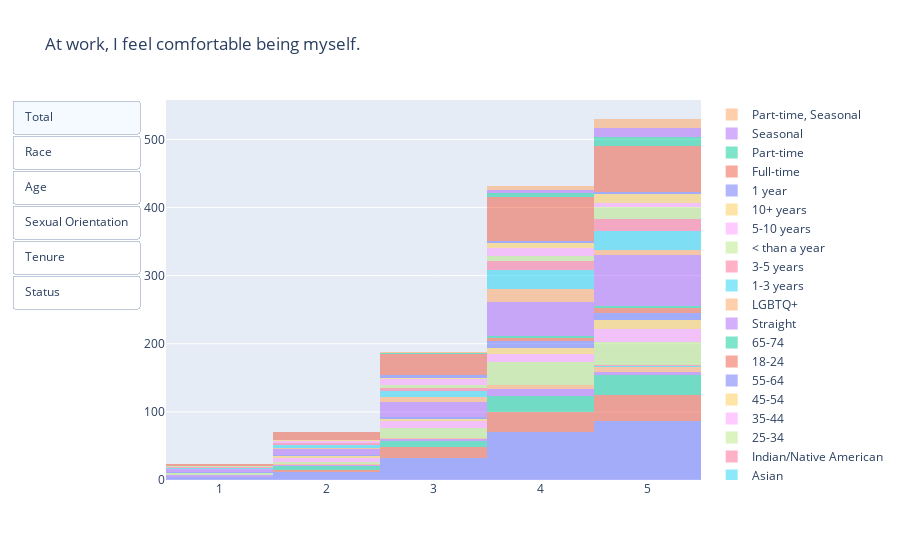

The notebook cell this image was saved under:
### Markdown cell above
### At work, I feel comfortable being myself.

### Code cell
#At work, I feel comfortable being myself.  
#defining list_updatemenus
list_updatemenus = [{'label': 'Total',
                     'method': 'update',
                     'args': [{'visible': [True, False, False, False, False, False, False, False, False, False, False, False, False, False, False, False, False, False, False, False, False, False, False, False, False]}, {'title': 'At work, I feel comfortable being myself.'}]},
                    {'label': 'Race',
                     'method': 'update',
                     'args': [{'visible': [False, True, True, True, True, True, True, False, False, False, False, False, False, False, False, False, False, False, False, False, False, False, False, False, False]}, {'title': 'At work, I feel comfortable being myself.'}]},
                    {'label': 'Age',
                     'method': 'update',
                     'args': [{'visible': [False, False, False, False, False, False, False, True, True, True, True, True, True, False, False, False, False, False, False, False, False, False, False, False, False]}, {'title': 'At work, I feel comfortable being myself.'}]},
                    {'label': 'Sexual Orientation',
                     'method': 'update',
                     'args': [{'visible': [False, False, False, False, False, False, False, False, False, False, False, False, False, True, True, False, False, False, False, False, False, False, False, False, False]}, {'title': 'At work, I feel comfortable being myself.'}]},
                   {'label': 'Tenure',
                     'method': 'update',
                     'args': [{'visible': [False, False, False, False, False, False, False, False, False, False, False, False, False, False, False, True, True, True, True, True, True, False, False, False, False]}, {'title': 'At work, I feel comfortable being myself.'}]},
                   {'label': 'Status',
                     'method': 'update',
                     'args': [{'visible': [False, False, False, False, False, False, False, False, False, False, False, False, False, False, False, False, False, False, False, False, False, True, True, True, True]}, {'title': 'At work, I feel comfortable being myself.'}]}
                   ]
#defining graph objects
x_total = dei['At work, I feel comfortable being myself.  ']
x_white = dei[dei['What is your race? ']=="White"]["At work, I feel comfortable being myself.  "]
x_latinx = dei[dei['What is your race? ']=="Latino/Hispanic"]["At work, I feel comfortable being myself.  "]
x_black = dei[dei['What is your race? ']=="Black/ African American"]["At work, I feel comfortable being myself.  "]
x_two_plus = dei[dei['What is your race? ']=="Two or more Races"]["At work, I feel comfortable being myself.  "]
x_asian = dei[dei['What is your race? ']=="Asian"]["At work, I feel comfortable being myself.  "]
x_first_peoples = dei[dei['What is your race? ']=="Indian/ Native American"]["At work, I feel comfortable being myself.  "]
x_age1 = dei[dei["What is your age?"]=="25-34"]["At work, I feel comfortable being myself.  "]
x_age2 = dei[dei["What is your age?"]=="35-44"]["At work, I feel comfortable being myself.  "]
x_age3 = dei[dei["What is your age?"]=="45-54"]["At work, I feel comfortable being myself.  "]
x_age4 = dei[dei["What is your age?"]=="55-64"]["At work, I feel comfortable being myself.  "]
x_age5 = dei[dei["What is your age?"]=="18-24"]["At work, I feel comfortable being myself.  "]
x_age6 = dei[dei["What is your age?"]=="65-74"]["At work, I feel comfortable being myself.  "]
x_straight = dei[dei["What is your sexual orientation?"]=="Straight"]["At work, I feel comfortable being myself.  "]
x_lgbtq = dei[dei["What is your sexual orientation?"]=="LGBTQ+"]["At work, I feel comfortable being myself.  "]
x_tenure1 = dei[dei["How long have you worked for FC?"]=="1-3 years"]["At work, I feel comfortable being myself.  "]
x_tenure2 = dei[dei["How long have you worked for FC?"]=="3-5 years"]["At work, I feel comfortable being myself.  "]
x_tenure3 = dei[dei["How long have you worked for FC?"]=="Less than a year"]["At work, I feel comfortable being myself.  "]
x_tenure4 = dei[dei["How long have you worked for FC?"]=="5-10 years"]["At work, I feel comfortable being myself.  "]
x_tenure5 = dei[dei["How long have you worked for FC?"]=="10+ years"]["At work, I feel comfortable being myself.  "]
x_tenure6 = dei[dei["How long have you worked for FC?"]=="1 year"]["At work, I feel comfortable being myself.  "]
x_status1 = dei[dei["What is your employment status?"]=="Full-time"]["At work, I feel comfortable being myself.  "]
x_status2 = dei[dei["What is your employment status?"]=="Part-time"]["At work, I feel comfortable being myself.  "]
x_status3 = dei[dei["What is your employment status?"]=="Seasonal"]["At work, I feel comfortable being myself.  "]
x_status4 = dei[dei["What is your employment status?"]=="Part-time, Seasonal"]["At work, I feel comfortable being myself.  "]
#defining data
data=[go.Histogram(x=x_total,name='   ',opacity = .5),
      go.Histogram(x=x_white,name='White',opacity = .5),
      go.Histogram(x=x_latinx,name='Latino/Hispanic',opacity = .5),
      go.Histogram(x=x_black,name='Black/African American',opacity = .5),
      go.Histogram(x=x_two_plus,name='Two or more Races',opacity = .5),
      go.Histogram(x=x_asian,name='Asian',opacity = .5),
      go.Histogram(x=x_first_peoples,name='Indian/Native American',opacity = .5),
      go.Histogram(x=x_age1,name='25-34', opacity = .5),
      go.Histogram(x=x_age2,name='35-44',opacity = .5),
      go.Histogram(x=x_age3,name='45-54',opacity = .5),
      go.Histogram(x=x_age4,name='55-64',opacity = .5),
      go.Histogram(x=x_age5,name='18-24',opacity = .5),
      go.Histogram(x=x_age6,name='65-74',opacity = .5),
      go.Histogram(x=x_straight,name='Straight',opacity = .5),
      go.Histogram(x=x_lgbtq,name='LGBTQ+',opacity = .5),
      go.Histogram(x=x_tenure1,name='1-3 years',opacity = .5),
      go.Histogram(x=x_tenure2,name='3-5 years',opacity = .5),
      go.Histogram(x=x_tenure3,name='< than a year',opacity = .5),
      go.Histogram(x=x_tenure4,name='5-10 years',opacity = .5),
      go.Histogram(x=x_tenure5,name='10+ years',opacity = .5),
      go.Histogram(x=x_tenure6,name='1 year',opacity = .5),
      go.Histogram(x=x_status1,name='Full-time',opacity = .5),
      go.Histogram(x=x_status2,name='Part-time',opacity = .5),
      go.Histogram(x=x_status2,name='Seasonal',opacity = .5),
      go.Histogram(x=x_status2,name='Part-time, Seasonal',opacity = .5)
     
     ]


#defining layout
layout=go.Layout(title='At work, I feel comfortable being myself.',updatemenus=list([dict(buttons= list_updatemenus,type = 'buttons')]),barmode='stack')

#defining layout and plotting
fig = go.Figure(data,layout)
fig.show()

### Figure 1 — Plotly figure (JSON) as saved in the notebook; plotly's stock layout.template omitted (floating-point values rounded to 4 significant figures; data arrays with more than 128 entries replaced by an {"elided": "..."} marker saying what was removed)
{"data": [{"name": "   ", "opacity": 0.5, "type": "histogram", "x": {"elided": "205 int values"}}, {"name": "White", "opacity": 0.5, "type": "histogram", "x": [3, 5, 3, 4, 4, 4, 4, 4, 4, 4, 5, 4, 3, 4, 2, 4, 4, 4, 5, 5, 3, 3, 3, 5, 3, 3, 4, 5, 3, 4, 5, 3, 4, 5, 4, 5, 4, 3, 4, 5, 5, 4, 5, 3, 4, 4, 3, 5, 4, 3, 4, 5, 2, 5, 4, 5, 5, 4, 5, 4, 5, 4, 5, 5, 5, 5, 4, 3, 5, 5, 5, 5, 5, 5, 5, 5, 5, 4, 5, 5, 5, 5, 3, 5, 5, 5]}, {"name": "Latino/Hispanic", "opacity": 0.5, "type": "histogram", "x": [3, 3, 4, 2, 2, 5, 4, 5, 2, 4, 3, 4, 5, 2, 3, 1, 3, 2, 3, 4, 2, 3, 5, 5, 5, 4, 3, 5, 4, 5, 3, 4, 4, 5, 5, 4, 5, 5, 4, 5, 4, 4, 4, 5, 4, 4, 4, 4, 5, 4, 5, 5, 4, 5, 5, 4, 5, 5, 5, 5, 5, 5, 5, 5, 5, 4, 4, 5]}, {"name": "Black/African American", "opacity": 0.5, "type": "histogram", "x": [4, 1, 1, 3, 1, 4, 4, 5, 4, 3, 5, 2, 4, 2, 4, 4, 5, 5, 3, 4, 5, 4, 4, 4]}, {"name": "Two or more Races", "opacity": 0.5, "type": "histogram", "x": [2, 3, 4, 4, 4, 4, 5, 5, 5, 3, 5, 5, 5, 5, 4]}, {"name": "Asian", "opacity": 0.5, "type": "histogram", "x": [2, 5, 5]}, {"name": "Indian/Native American", "opacity": 0.5, "type": "histogram", "x": [5, 4]}, {"name": "25-34", "opacity": 0.5, "type": "histogram", "x": [2, 5, 1, 1, 3, 5, 2, 4, 5, 4, 4, 4, 3, 4, 5, 4, 3, 3, 3, 4, 3, 5, 5, 5, 3, 4, 4, 5, 5, 4, 4, 4, 4, 5, 5, 4, 5, 5, 5, 5, 5, 4, 2, 4, 4, 3, 5, 5, 4, 3, 4, 4, 4, 4, 4, 5, 4, 5, 3, 5, 5, 3, 4, 4, 5, 4, 3, 4, 3, 5, 4, 5, 4, 5, 5, 4, 4, 5, 5, 5, 5, 5, 5, 4, 5, 3]}, {"name": "35-44", "opacity": 0.5, "type": "histogram", "x": [3, 4, 4, 2, 5, 3, 3, 2, 2, 5, 3, 5, 2, 2, 2, 4, 3, 5, 5, 4, 4, 5, 4, 5, 5, 5, 5, 5, 3, 4, 3, 5, 4, 3, 4, 5, 3, 4, 4, 5, 5, 4, 5, 5, 5, 3, 5]}, {"name": "45-54", "opacity": 0.5, "type": "histogram", "x": [4, 5, 5, 4, 4, 1, 4, 5, 5, 4, 5, 5, 4, 2, 4, 3, 3, 3, 4, 5, 5, 5, 2, 4, 5, 5, 5, 5]}, {"name": "55-64", "opacity": 0.5, "type": "histogram", "x": [1, 4, 4, 4, 4, 2, 5, 4, 5, 4, 5, 4, 3, 3, 4, 5, 4, 3, 5, 5, 5, 5, 5, 5, 4]}, {"name": "18-24", "opacity": 0.5, "type": "histogram", "x": [5, 4, 4, 5, 5, 4, 5, 5, 4, 4, 5, 5]}, {"name": "65-74", "opacity": 0.5, "type": "histogram", "x": [4, 5, 4, 5, 5, 3]}, {"name": "Straight", "opacity": 0.5, "type": "histogram", "x": {"elided": "161 int values"}}, {"name": "LGBTQ+", "opacity": 0.5, "type": "histogram", "x": [4, 4, 3, 2, 3, 3, 3, 4, 4, 5, 5, 2, 4, 4, 4, 4, 4, 4, 4, 3, 3, 5, 4, 4, 5, 4, 3, 4, 4, 4, 4, 5, 5, 5, 3]}, {"name": "1-3 years", "opacity": 0.5, "type": "histogram", "x": [3, 2, 5, 5, 4, 3, 1, 5, 4, 5, 4, 4, 5, 4, 4, 3, 2, 2, 5, 4, 3, 4, 5, 4, 5, 3, 4, 5, 5, 5, 4, 4, 5, 5, 5, 5, 5, 4, 4, 5, 5, 3, 4, 4, 4, 5, 4, 2, 4, 4, 5, 5, 4, 4, 3, 4, 4, 5, 4, 4, 2, 4, 4, 5, 5, 5, 5, 3, 5, 4]}, {"name": "3-5 years", "opacity": 0.5, "type": "histogram", "x": [1, 1, 4, 4, 5, 3, 3, 2, 4, 2, 4, 5, 4, 5, 4, 5, 5, 5, 5, 2, 3, 5, 4, 4, 3, 5, 4, 5, 5, 4, 3, 5, 5, 5, 5, 4, 4, 5, 5, 5]}, {"name": "< than a year", "opacity": 0.5, "type": "histogram", "x": [3, 1, 4, 5, 4, 5, 5, 5, 5, 5, 4, 5, 5, 5, 4, 3, 3, 3, 4, 3, 5, 4, 5, 4, 5, 5, 5, 5, 5, 5, 4, 5]}, {"name": "5-10 years", "opacity": 0.5, "type": "histogram", "x": [4, 2, 5, 4, 4, 4, 4, 2, 3, 3, 5, 5, 3, 4, 4, 4, 3, 5, 4, 4, 4, 3, 3, 5, 3, 3, 3, 5]}, {"name": "10+ years", "opacity": 0.5, "type": "histogram", "x": [4, 5, 5, 3, 2, 5, 4, 5, 4, 4, 4, 5, 5, 4, 4, 5, 4, 5, 5, 5, 5, 5, 5]}, {"name": "1 year", "opacity": 0.5, "type": "histogram", "x": [2, 4, 5, 3, 4, 4, 5, 3, 3, 5, 3]}, {"name": "Full-time", "opacity": 0.5, "type": "histogram", "x": {"elided": "180 int values"}}, {"name": "Part-time", "opacity": 0.5, "type": "histogram", "x": [5, 5, 4, 5, 5, 5, 3, 5, 5, 4, 4, 5, 4, 5, 5, 4, 5, 5, 5]}, {"name": "Seasonal", "opacity": 0.5, "type": "histogram", "x": [5, 5, 4, 5, 5, 5, 3, 5, 5, 4, 4, 5, 4, 5, 5, 4, 5, 5, 5]}, {"name": "Part-time, Seasonal", "opacity": 0.5, "type": "histogram", "x": [5, 5, 4, 5, 5, 5, 3, 5, 5, 4, 4, 5, 4, 5, 5, 4, 5, 5, 5]}], "layout": {"barmode": "stack", "title": {"text": "At work, I feel comfortable being myself."}, "updatemenus": [{"buttons": [{"args": [{"visible": [true, false, false, false, false, false, false, false, false, false, false, false, false, false, false, false, false, false, false, false, false, false, false, false, false]}, {"title": "At work, I feel comfortable being myself."}], "label": "Total", "method": "update"}, {"args": [{"visible": [false, true, true, true, true, true, true, false, false, false, false, false, false, false, false, false, false, false, false, false, false, false, false, false, false]}, {"title": "At work, I feel comfortable being myself."}], "label": "Race", "method": "update"}, {"args": [{"visible": [false, false, false, false, false, false, false, true, true, true, true, true, true, false, false, false, false, false, false, false, false, false, false, false, false]}, {"title": "At work, I feel comfortable being myself."}], "label": "Age", "method": "update"}, {"args": [{"visible": [false, false, false, false, false, false, false, false, false, false, false, false, false, true, true, false, false, false, false, false, false, false, false, false, false]}, {"title": "At work, I feel comfortable being myself."}], "label": "Sexual Orientation", "method": "update"}, {"args": [{"visible": [false, false, false, false, false, false, false, false, false, false, false, false, false, false, false, true, true, true, true, true, true, false, false, false, false]}, {"title": "At work, I feel comfortable being myself."}], "label": "Tenure", "method": "update"}, {"args": [{"visible": [false, false, false, false, false, false, false, false, false, false, false, false, false, false, false, false, false, false, false, false, false, true, true, true, true]}, {"title": "At work, I feel comfortable being myself."}], "label": "Status", "method": "update"}], "type": "buttons"}]}}
